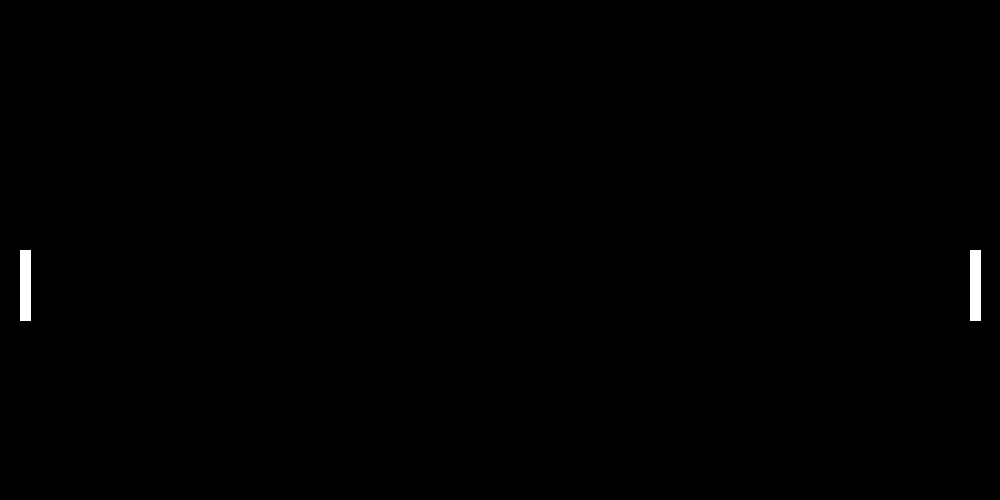
Frame 1 (no input)
Frame 60 (the mouse pressed at the canvas centre just before this capture): identical to frame 1, image omitted
Frame 120 (the mouse held since frame 60 and released just before this capture): identical to frame 1, image omitted

The Processing sketch that drew this single still picture (run headless with seeded random() and noise(); from frame 60 on, the mouse is pressed at the canvas centre):

// Processing sketch: Pong
// ── Pong.pde
Board p1, p2;

void setup() {
  size(1000, 500);
  p1 = new Board(20);
  p2 = new Board(width - 20 - 10);
}

void draw() {
  background(0);
  p1.move();
  p2.move();
  p1.display();
  p2.display();
}

void keyReleased() {
  if (key == CODED) {
    if (keyCode == UP || keyCode == DOWN) {
      p1.direction = "";
    }
  }
  if (key == 'w' || key =='s') {
    p2.direction ="";
  }
}

void keyPressed() {
  if (key == CODED) {
    if (keyCode == UP) {
      p1.direction = "UP";
    } else if (keyCode == DOWN) {
      p1.direction = "DOWN";
    } else {
      p1.direction ="";
    }
  }
  if (key == 'w') {
    p2.direction ="UP";
  } else if (key =='s') {
    p2.direction ="DOWN";
  } else {
    p2.direction = "";
  }
}

// ── Board.pde
class Board {
  float x = 20;
  float y = height/2;
  float w = 10;
  float h = 70;
  float speed = 5;
  String direction = "";

  Board(float x_) {
    x = x_;
  }

  void display() {
    stroke(255);
    rect(x, y, w, h);
  }

  void move() {
    if (direction == "UP") {
      moveUp();
    } else if (direction =="DOWN") {
      moveDown();
    }
  }

  private void moveUp() {
    y -= speed;
    if (y < 0) {
      y = 0;
    }
  }

  private void moveDown() {
    y += speed;
    if (y > height-h) {
      y = height-h;
    }
  }
}
